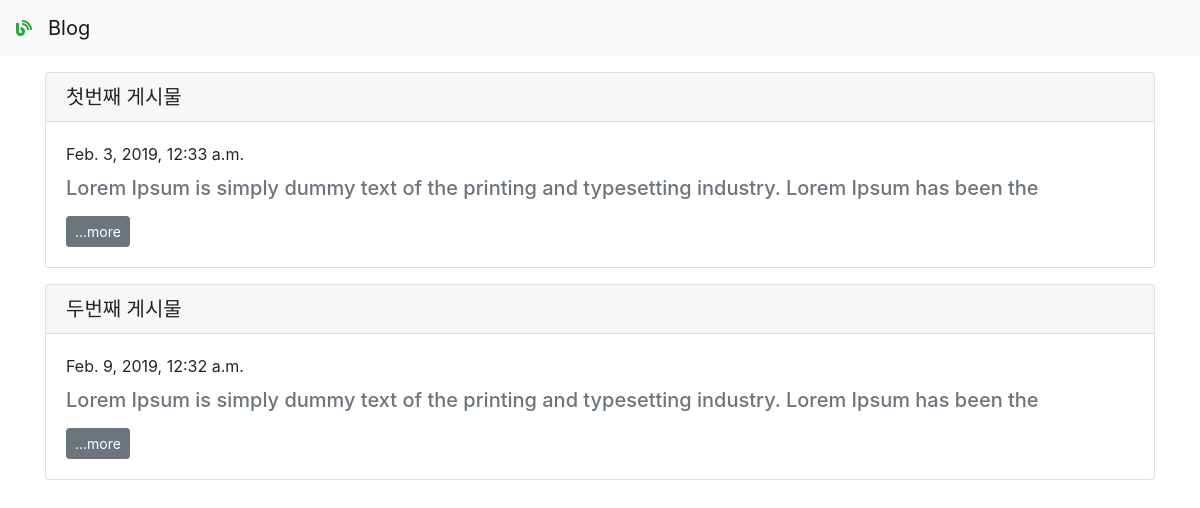
The page / on the database its author committed.
### blogapp/models.py (models this page shows, shortened)
class Blog(models.Model):
    title = models.CharField(max_length=200)
    pub_date = models.DateTimeField('date published')
    body = models.TextField()
    def summary(self):
        return self.body[:100]

### blogapp/views.py (the view)
# urls.py: 2. Add a URL to urlpatterns:  path('', views.home, name='home')
def home(request):
    blogs=Blog.objects
    return render(request, 'home.html', {'blogs':blogs})

### blogapp/templates/home.html (shortened to what this page needs)
<head>
    <link rel="stylesheet" href="https://stackpath.bootstrapcdn.com/bootstrap/4.2.1/css/bootstrap.min.css">
    <link rel="stylesheet" href="https://use.fontawesome.com/releases/v5.7.1/css/all.css">
</head>
<body>
        <nav class="navbar navbar-expand-lg navbar-light bg-light">
            <i class="fas fa-blog mr-3 text-success"></i>
            <a class="navbar-brand" href="/">Blog</a>
        </nav>
              {% for blog in blogs.all %}
              <div class="container mt-3">
                <div class="card">
                    <h5 class="card-header">{{blog.title}}</h5>
                    <div class="card-body">
                        <p class="card-text">{{blog.pub_date}}</p>
                        <h5 class="card-subtitle mb-2 text-muted">{{blog.summary}}</h5>
                        <a href="{%url 'detail' blog.id%} " class="btn btn-secondary btn-sm mt-2">...more</a>
                    </div>
                </div>
            </div>
            {%endfor%}
</body>

### rows shown on the page
Blog: title "첫번째 게시물", pub_date "Feb. 3, 2019, 12:33 a.m.", summary "Lorem Ipsum is simply dummy text of the printing and typesetting industry. Lorem Ipsum has been the"
Blog: title "두번째 게시물", pub_date "Feb. 9, 2019, 12:32 a.m.", summary "Lorem Ipsum is simply dummy text of the printing and typesetting industry. Lorem Ipsum has been the"
